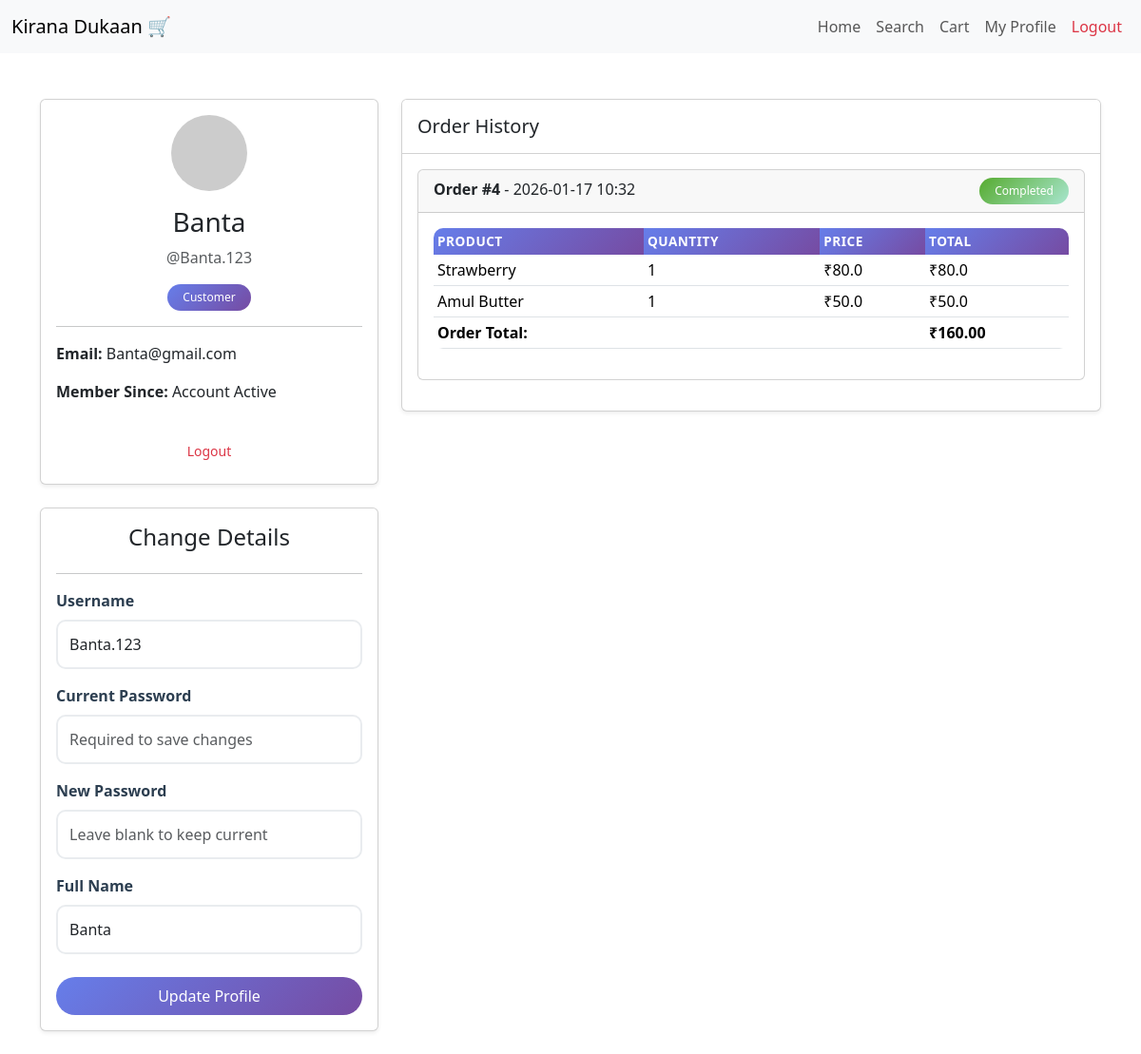
Page /profile (signed in) on the committed database.
### models.py (models this page shows, shortened)
class User(db.Model):
    id = db.Column(db.Integer, primary_key=True)
    username = db.Column(db.String(32), unique=True)
    passhash = db.Column(db.String(256), nullable=False)
    name = db.Column(db.String(64), nullable=True)
    email = db.Column(db.String(120), unique=True, nullable=True)
    is_admin = db.Column(db.Boolean, nullable=False, default=False)
    transactions = db.relationship('Transaction', backref='user', lazy=True)

class Transaction(db.Model):
    id = db.Column(db.Integer, primary_key=True)
    user_id = db.Column(db.Integer, db.ForeignKey('user.id'), nullable=False)
    datetime = db.Column(db.DateTime, nullable=False)
    orders = db.relationship('Order', backref='transaction', lazy=True, cascade='all, delete-orphan')

class Order(db.Model):
    id = db.Column(db.Integer, primary_key=True)
    transaction_id = db.Column(db.Integer, db.ForeignKey('transaction.id'), nullable=False)
    product_id = db.Column(db.Integer, db.ForeignKey('product.id'), nullable=False)
    quantity = db.Column(db.Integer, nullable=False)
    price = db.Column(db.Float, nullable=False)

class Product(db.Model):
    id = db.Column(db.Integer, primary_key=True)
    name = db.Column(db.String(64), nullable=False)
    price = db.Column(db.Integer, nullable=False)
    description = db.Column(db.String(256), nullable=False)
    category_id = db.Column(db.Integer, db.ForeignKey('category.id'), nullable=False)
    quantity = db.Column(db.Integer, nullable=False)
    man_date = db.Column(db.Date, nullable=False)
    cart_items = db.relationship('Cart', backref='product', lazy=True)
    orders = db.relationship('Order', backref='product', lazy=True)

### routes.py (the view)
@main.route('/profile')
@auth_required
def profile():
    user_id = session['user_id']
    user = User.query.get(user_id)
    transactions = Transaction.query.filter_by(user_id=user_id).order_by(Transaction.datetime.desc()).all()
    return render_template('profile.html', user=user, transactions=transactions)

### routes.py (called while the page is built)
def auth_required(f):
    @wraps(f)
    def decorated_function(*args, **kwargs):
        if 'user_id' not in session:
            flash('Please log in to access this page.', 'warning')
            return redirect(url_for('main.login'))
        return f(*args, **kwargs)
    return decorated_function

### templates/profile.html (shortened to what this page needs)
{% extends 'layout.html' %}
{% block content %}
<div class="row mt-5">
    <div class="col-md-4">
        <div class="card shadow-sm">
            <div class="card-body text-center">
                <img src="https://ui-avatars.com/api/?name={{ user.name }}&background=random"
                    class="rounded-circle mb-3" alt="Profile Picture">
                <h3 class="card-title">{{ user.name }}</h3>
                <p class="text-muted">@{{ user.username }}</p>
                {% if user.is_admin %}
                <span class="badge bg-danger">Administrator</span>
                {% else %}
                <span class="badge bg-primary">Customer</span>
                {% endif %}
                <hr>
                <div class="text-start">
                    <p><strong>Email:</strong> {{ user.email or 'Not provided' }}</p>
                    <p><strong>Member Since:</strong> Account Active</p>
                </div>
                <a href="{{ url_for('main.logout') }}" class="btn btn-outline-danger btn-sm w-100 mt-3">Logout</a>
            </div>
        </div>
        <div class="card shadow-sm mt-4 mb-4">
            <div class="card-body">
                <form action="" method="post">
                    <h4 class="card-title text-center mb-4">Change Details </h4>
                    <hr>
                    <div class="mb-3">
                        <label for="username" class="form-label"><strong>Username</strong></label>
                        <input type="text" name="username" id="username" value="{{user.username}}" class="form-control" required>
                    </div>
                    <div class="mb-3">
                        <label for="cpassword" class="form-label"><strong>Current Password</strong></label>
                        <input type="password" name="cpassword" id="cpassword" class="form-control" placeholder="Required to save changes" required>
                    </div>
                    <div class="mb-3">
                        <label for="password" class="form-label"><strong>New Password</strong></label>
                        <input type="password" name="password" id="password" class="form-control" placeholder="Leave blank to keep current">
                    </div>
                    <div class="mb-4">
                        <label for="name" class="form-label"><strong>Full Name</strong></label>
                        <input type="text" name="name" id="name" value="{{user.name}}" class="form-control">
                    </div>
                    <div class="d-grid">
                        <button type="submit" class="btn btn-primary">Update Profile</button>
                    </div>
                </form>
            </div>
        </div>
    </div> <div class="col-md-8">
        <div class="card shadow-sm">
            <div class="card-header bg-white py-3">
                <h5 class="mb-0">Order History</h5>
            </div>
            <div class="card-body">
                {% if transactions %}
                    {% for transaction in transactions %}
                    <div class="card mb-3">
                        <div class="card-header">
                            <strong>Order #{{ transaction.id }}</strong> - {{ transaction.datetime.strftime('%Y-%m-%d %H:%M') }}
                            <span class="badge bg-success float-end">Completed</span>
                        </div>
                        <div class="card-body">
                            <div class="table-responsive">
                                <table class="table table-sm">
                                    <thead>
                                        <tr>
                                            <th>Product</th>
                                            <th>Quantity</th>
                                            <th>Price</th>
                                            <th>Total</th>
                                        </tr>
                                    </thead>
                                    <tbody>
                                        {% for order in transaction.orders %}
                                        <tr>
                                            <td>{{ order.product.name }}</td>
                                            <td>{{ order.quantity }}</td>
                                            <td>₹{{ order.price }}</td>
                                            <td>₹{{ order.quantity * order.price }}</td>
                                        </tr>
                                        {% endfor %}
                                    </tbody>
                                    <tfoot>
                                        <tr>
                                            <th colspan="3">Order Total:</th>
                                            <th>₹{{ "%.2f"|format(transaction.orders|sum(attribute='quantity') * (transaction.orders[0].price if transaction.orders else 0)) }}</th>
                                        </tr>
                                    </tfoot>
                                </table>
                            </div>
                        </div>
                    </div>
                    {% endfor %}
                {% endif %}
            </div>
        </div>
    </div> </div> {% endblock %}

### static/css/custom.css (style rules this page uses)
.form-select, .form-control { border-radius: 8px; border: 1px solid #ced4da; }
.btn-primary { background: linear-gradient(135deg, #667eea 0%, #764ba2 100%); border: none; border-radius: 8px; font-weight: 500; transition: all 0.3s ease; }
.btn { border-radius: 25px; font-weight: 500; padding: 0.5rem 1.5rem; transition: all 0.3s ease; border: none; }
.btn-primary { background: linear-gradient(135deg, #667eea 0%, #764ba2 100%); }
.table { border-radius: 10px; overflow: hidden; }
.table thead th { background: linear-gradient(135deg, #667eea 0%, #764ba2 100%); color: white; border: none; font-weight: 600; text-transform: uppercase; font-size: 0.85rem; letter-spacing: 0.5px; }
.table tbody tr { transition: background-color 0.3s ease; }
.form-control { border-radius: 10px; border: 2px solid #e9ecef; padding: 0.75rem; transition: border-color 0.3s ease, box-shadow 0.3s ease; }
.form-label { font-weight: 600; color: #2c3e50; margin-bottom: 0.5rem; }
.badge { border-radius: 20px; font-weight: 500; padding: 0.5rem 1rem; }
.bg-primary { background: linear-gradient(135deg, #667eea 0%, #764ba2 100%) !important; }
.bg-success { background: linear-gradient(135deg, #56ab2f 0%, #a8e6cf 100%) !important; }

### rows in the picture
User: name "Banta", username "Banta.123", email "Banta@gmail.com"
Transaction: orders|sum "160.00"
Order: product.name "Strawberry", quantity "1", price "80.0", order.quantity*order.price "80.0"
Order: product.name "Amul Butter", quantity "1", price "50.0", order.quantity*order.price "50.0"
